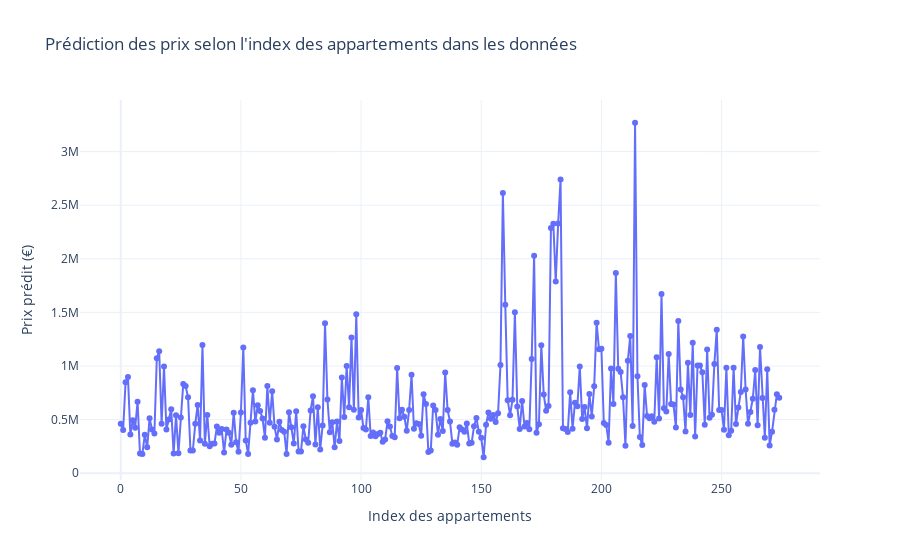

Source (notebook cell):
### Code cell
import plotly.express as px

fig = px.line(
    df_actifs,
    x=df_actifs.index,
    y="prediction_prix",
    title="Prédiction des prix selon l'index des appartements dans les données",
    labels={
        "index": "Index des appartements",
        "prediction_prix": "Prix prédit (€)"
    },
    markers=True  # ajoute les points comme dans sns.lineplot(marker='o')
)

fig.update_layout(
    xaxis_title="Index des appartements",
    yaxis_title="Prix prédit (€)",
    template="plotly_white"
)

fig.show()

### Figure 1 — Plotly figure (JSON) as saved in the notebook; plotly's stock layout.template omitted (floating-point values rounded to 4 significant figures; data arrays with more than 128 entries replaced by an {"elided": "..."} marker saying what was removed)
{"data": [{"hovertemplate": "Index des appartements=%{x}<br>Prix prédit (€)=%{y}<extra></extra>", "legendgroup": "", "line": {"color": "#636efa", "dash": "solid"}, "marker": {"symbol": "circle"}, "mode": "lines+markers", "name": "", "orientation": "v", "showlegend": false, "type": "scatter", "x": {"elided": "275 int values"}, "xaxis": "x", "y": {"elided": "275 float values"}, "yaxis": "y"}], "layout": {"legend": {"tracegroupgap": 0}, "title": {"text": "Prédiction des prix selon l'index des appartements dans les données"}, "xaxis": {"anchor": "y", "domain": [0, 1], "title": {"text": "Index des appartements"}}, "yaxis": {"anchor": "x", "domain": [0, 1], "title": {"text": "Prix prédit (€)"}}}}
